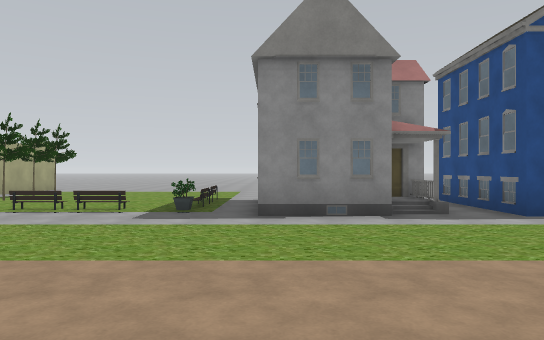
View 1 (above)

24 first-person views from a walk through a scene from a Unity 3-D project. The camera is 1.4 m above the floor, looks level and sees 70° across. The floor is counted in squares, 2 m on a side. Each view is taken from the middle of a square. On the plan, view 1 faces up. The plan holds only what a view shows up to about 11 squares ahead; the rest is blank. The place goes on beyond the plan. The player is left out. Some surface patterns are stand-ins.

View 2
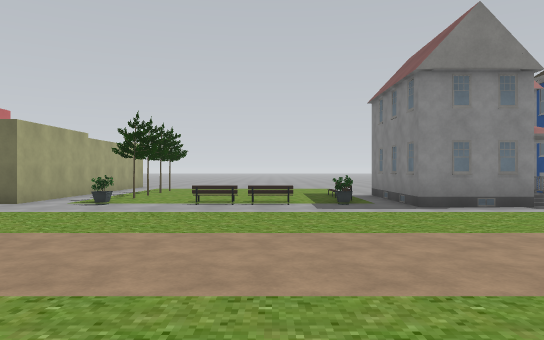

View 3
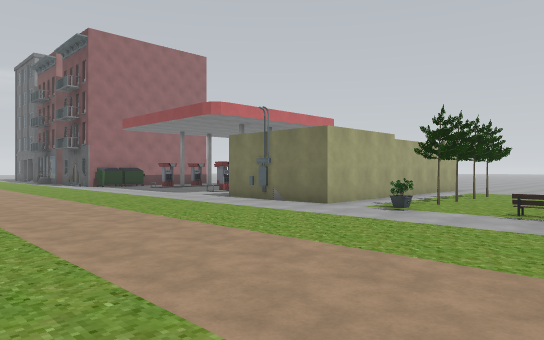

View 4
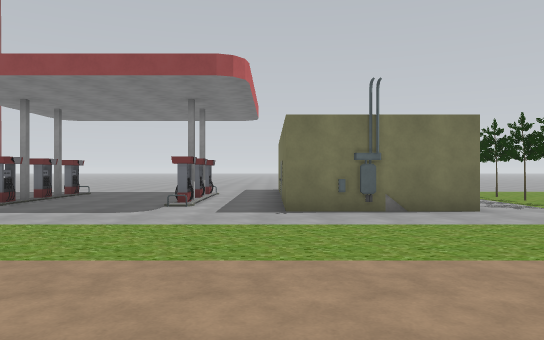

View 5
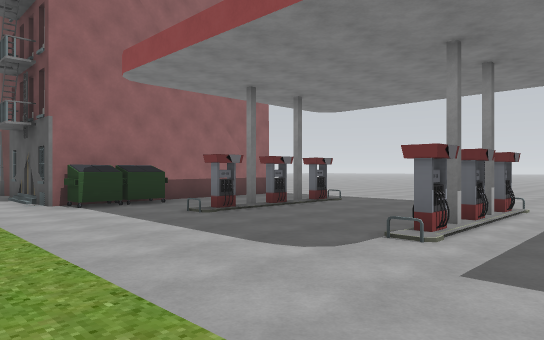

View 6
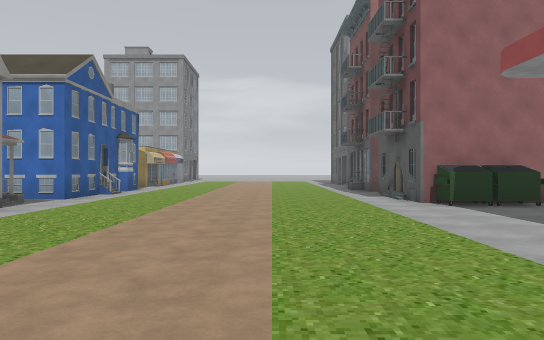

View 7
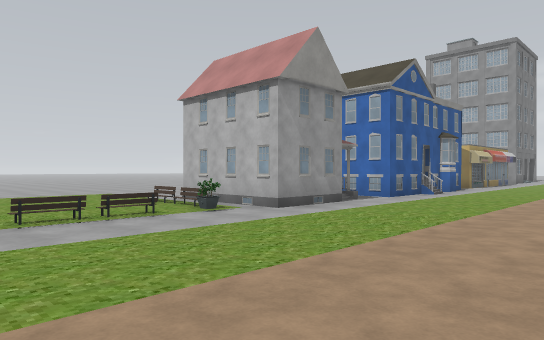

View 8
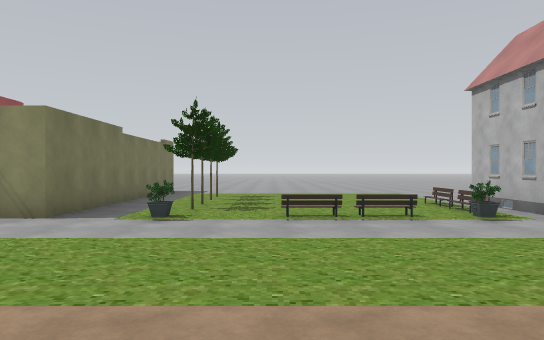

View 9
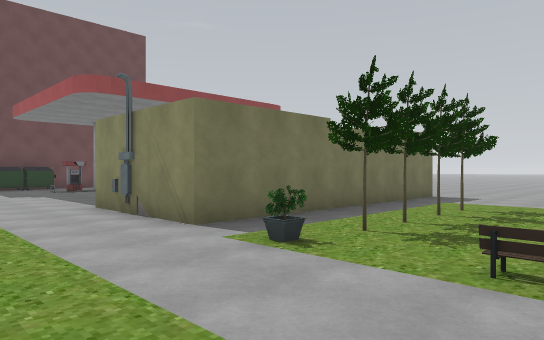

View 10
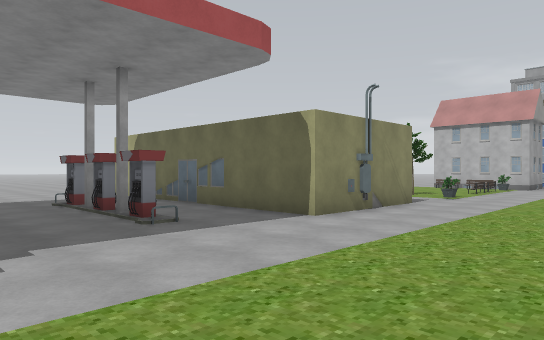

View 11
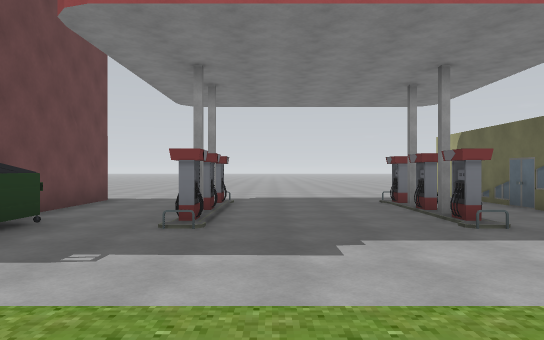

View 12
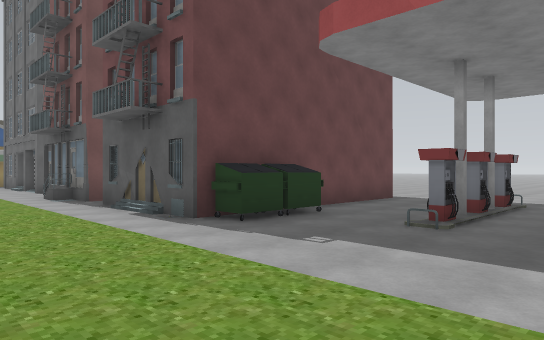

View 13
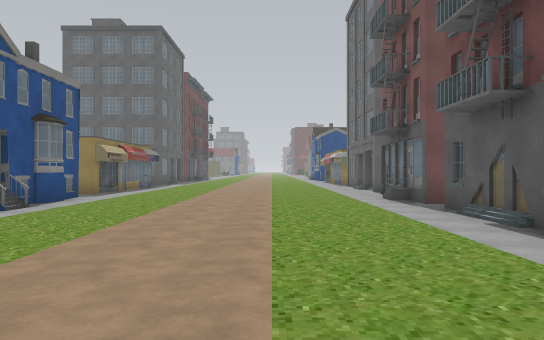

View 14
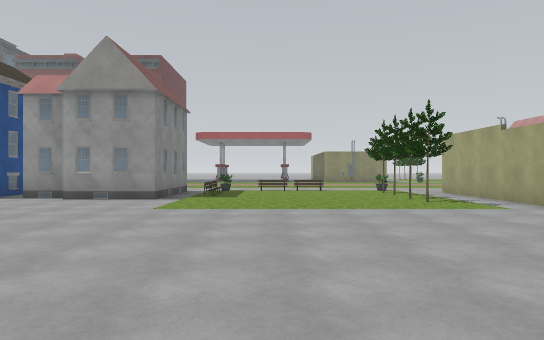

View 15
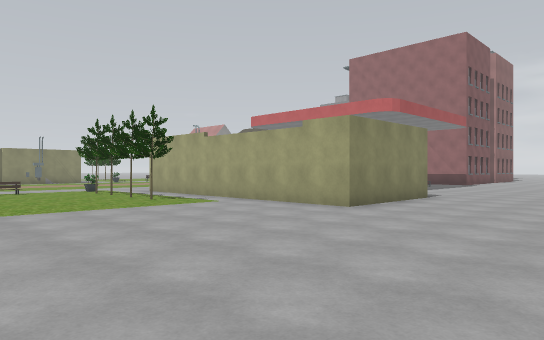

View 16
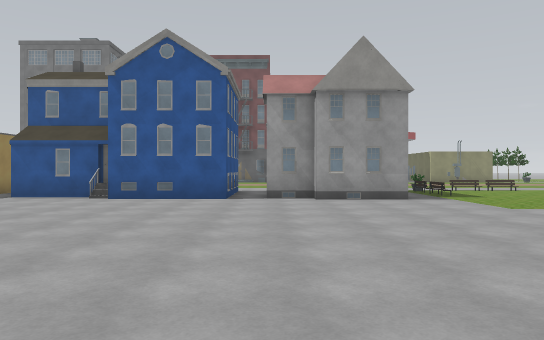

View 17
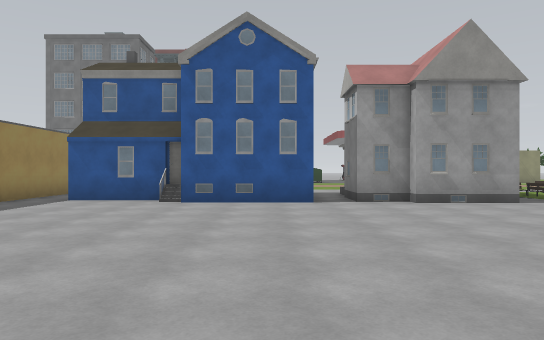

View 18
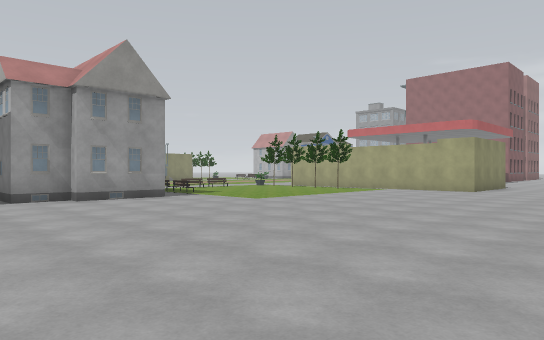

View 19
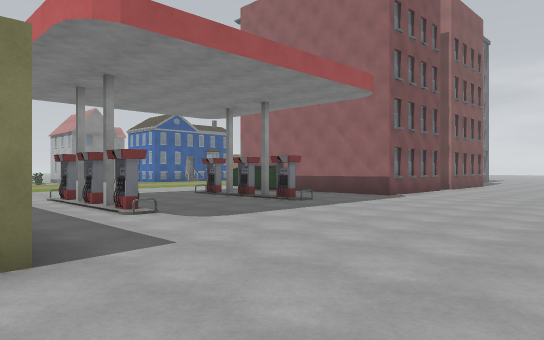

View 20
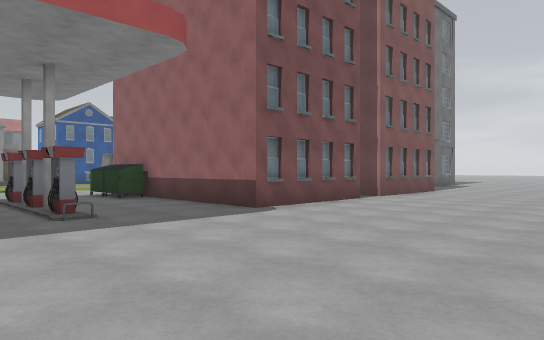

View 21
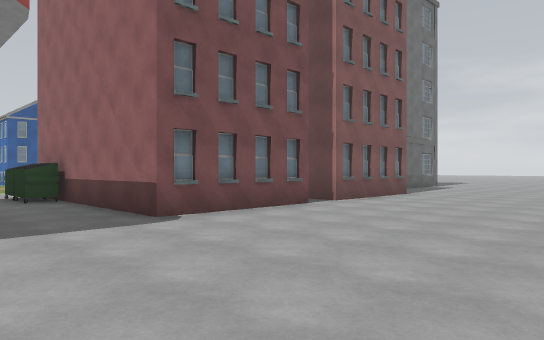

View 22
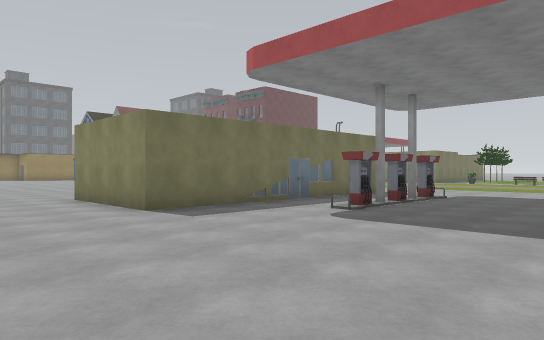

View 23
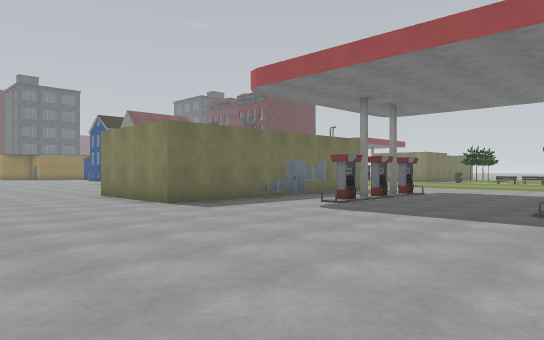

View 24
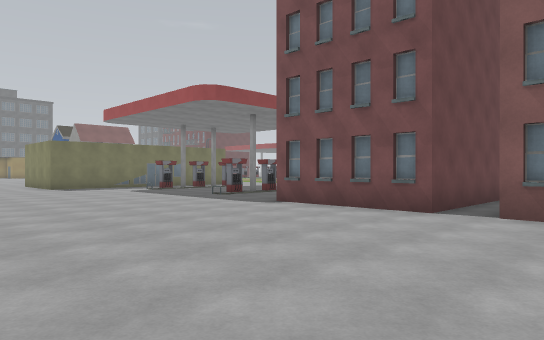

### Floor plan
Key: @ floor where view 1 was taken; # wall or solid block; x gap in a wall; . floor; / step, stairs or slope; = window, fence, low wall or low ledge; ^ raised ledge; O other object.
Columns run from 27 left of view 1 to 10 right of it. Each row starts with its distance up from view 1.
 19 . ..    . ..          ....   .. .
 18  ................................
 17 .................................
 16 ...................................
 15 ................###................
 14 ................# ##................
 13 O#.O#O..........#  #.................
 12  #.## #.........#  #.................
 11   .#  #..x...x..#  #.O................
 10   .#  #..x...x..#  #.O.....###........
  9    #  #..#...#..#  #.O....O#######O##.
  8       #^./.../..#  #.O....O#  O#
  7       #^........####.#.OO.##  O#  ##
  6 OO  ............................ OO#.
  5     .................................
  4                .
  3     ..................................
  2     ..................................
  1     ....................... ..........
  0              . .        .  @
 -1      .................................
 -2    O................................O#
 -3      #.  #.#OO..=.####........####.###
 -4      #O  #.O...O..#  #./.../..#
 -5          #.O...O..#  #.#...#..#
 -6          #.....O..#  #.x...x..#
 -7          ......O..#  #.x...x..#
 -8            .......#  # .......#
 -9                ...#  # ..... ..OOO
-10                ...#  # ..... ..
-11                ...#    ..
-12                ..

Positions as (right, up) in squares from view 1, and headings:
1: (0, 0), facing up
2: (-3, -1), facing up
3: (-3, 0), facing up-left
4: (-12, 0), facing up
5: (-12, 4), facing up-left
6: (-12, 3), facing left
7: (-12, 3), facing down-left
8: (-13, 3), facing down
9: (-14, 0), facing down-right
10: (-1, 1), facing down-left
11: (-1, 1), facing down
12: (-2, 1), facing down-right
13: (-1, 1), facing right
14: (-3, 19), facing down
15: (-2, 19), facing down-left
16: (3, 19), facing down
17: (5, 18), facing down
18: (5, 19), facing down-left
19: (-11, 18), facing down-left
20: (-16, 18), facing down-left
21: (-18, 18), facing down-left
22: (-18, 18), facing down-right
23: (-19, 19), facing down-right
24: (-27, 19), facing down-right
